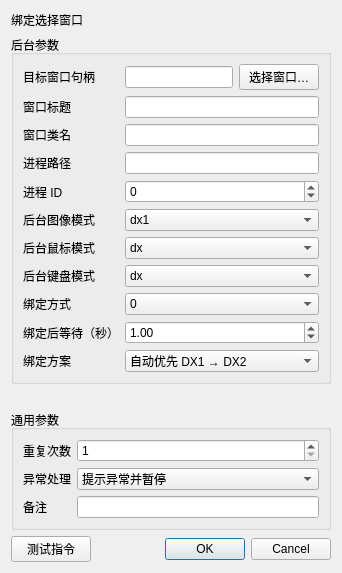
<?xml version="1.0" encoding="UTF-8"?><ui version="4.0"><class>InstructionEditor</class><widget class="QDialog" name="InstructionEditor"><layout class="QVBoxLayout" name="rootLayout"><item><widget class="QLabel" name="titleLabel"><property name="text"><string>绑定选择窗口</string></property></widget></item><item><widget class="QGroupBox" name="parameterGroupBox"><property name="title"><string>后台参数</string></property><layout class="QFormLayout" name="parameterFormLayout"><item row="0" column="0"><widget class="QLabel" name="label_0"><property name="text"><string>目标窗口句柄</string></property></widget></item><item row="0" column="1"><layout class="QHBoxLayout" name="fieldLayout_0"><item><widget class="QLineEdit" name="parameter_0"><property name="text"><string></string></property></widget></item><item><widget class="QPushButton" name="auxiliary_0"><property name="text"><string>选择窗口…</string></property></widget></item></layout></item><item row="1" column="0"><widget class="QLabel" name="label_1"><property name="text"><string>窗口标题</string></property></widget></item><item row="1" column="1"><widget class="QLineEdit" name="parameter_1"><property name="text"><string></string></property></widget></item><item row="2" column="0"><widget class="QLabel" name="label_2"><property name="text"><string>窗口类名</string></property></widget></item><item row="2" column="1"><widget class="QLineEdit" name="parameter_2"><property name="text"><string></string></property></widget></item><item row="3" column="0"><widget class="QLabel" name="label_3"><property name="text"><string>进程路径</string></property></widget></item><item row="3" column="1"><widget class="QLineEdit" name="parameter_3"><property name="text"><string></string></property></widget></item><item row="4" column="0"><widget class="QLabel" name="label_4"><property name="text"><string>进程 ID</string></property></widget></item><item row="4" column="1"><widget class="QSpinBox" name="parameter_4"><property name="minimum"><number>-1000000</number></property><property name="maximum"><number>2147483647</number></property><property name="value"><number>0</number></property></widget></item><item row="5" column="0"><widget class="QLabel" name="label_5"><property name="text"><string>后台图像模式</string></property></widget></item><item row="5" column="1"><widget class="QComboBox" name="parameter_5"><item><property name="text"><string>dx1</string></property></item><item><property name="text"><string>dx2</string></property></item><item><property name="text"><string>dx3</string></property></item><item><property name="text"><string>gdi</string></property></item><item><property name="text"><string>gdi2</string></property></item><item><property name="text"><string>dx</string></property></item></widget></item><item row="6" column="0"><widget class="QLabel" name="label_6"><property name="text"><string>后台鼠标模式</string></property></widget></item><item row="6" column="1"><widget class="QComboBox" name="parameter_6"><item><property name="text"><string>dx</string></property></item><item><property name="text"><string>dx2</string></property></item><item><property name="text"><string>windows</string></property></item><item><property name="text"><string>windows2</string></property></item><item><property name="text"><string>windows3</string></property></item></widget></item><item row="7" column="0"><widget class="QLabel" name="label_7"><property name="text"><string>后台键盘模式</string></property></widget></item><item row="7" column="1"><widget class="QComboBox" name="parameter_7"><item><property name="text"><string>dx</string></property></item><item><property name="text"><string>windows</string></property></item></widget></item><item row="8" column="0"><widget class="QLabel" name="label_8"><property name="text"><string>绑定方式</string></property></widget></item><item row="8" column="1"><widget class="QComboBox" name="parameter_8"><item><property name="text"><string>0</string></property></item><item><property name="text"><string>2</string></property></item></widget></item><item row="9" column="0"><widget class="QLabel" name="label_9"><property name="text"><string>绑定后等待（秒）</string></property></widget></item><item row="9" column="1"><widget class="QDoubleSpinBox" name="parameter_9"><property name="minimum"><double>0</double></property><property name="maximum"><double>10</double></property><property name="value"><double>1</double></property></widget></item><item row="10" column="0"><widget class="QLabel" name="label_10"><property name="text"><string>绑定方案</string></property></widget></item><item row="10" column="1"><widget class="QComboBox" name="parameter_10"><item><property name="text"><string>自动优先 DX1 → DX2</string></property></item><item><property name="text"><string>DX1</string></property></item><item><property name="text"><string>DX2</string></property></item><item><property name="text"><string>GDI 兼容</string></property></item><item><property name="text"><string>GDI2 兼容</string></property></item><item><property name="text"><string>自定义</string></property></item></widget></item></layout></widget></item><item><spacer name="verticalSpacer"><property name="orientation"><enum>Qt::Vertical</enum></property><property name="sizeHint" stdset="0"><size><width>20</width><height>20</height></size></property></spacer></item>
<item><widget class="QGroupBox" name="commonGroupBox"><property name="title"><string>通用参数</string></property><layout class="QFormLayout" name="commonFormLayout">
<item row="0" column="0"><widget class="QLabel" name="repeatLabel"><property name="text"><string>重复次数</string></property></widget></item><item row="0" column="1"><widget class="QSpinBox" name="repeatSpinBox"><property name="minimum"><number>1</number></property><property name="maximum"><number>999999</number></property><property name="value"><number>1</number></property></widget></item>
<item row="1" column="0"><widget class="QLabel" name="errorPolicyLabel"><property name="text"><string>异常处理</string></property></widget></item><item row="1" column="1"><widget class="QComboBox" name="errorPolicyComboBox"><item><property name="text"><string>自动跳过</string></property></item><item><property name="text"><string>提示异常并暂停</string></property></item><item><property name="text"><string>提示异常并停止</string></property></item><property name="currentIndex"><number>1</number></property></widget></item>
<item row="2" column="0"><widget class="QLabel" name="noteLabel"><property name="text"><string>备注</string></property></widget></item><item row="2" column="1"><widget class="QLineEdit" name="noteEdit"/></item>
</layout></widget></item>
<item><layout class="QHBoxLayout" name="footerLayout"><item><widget class="QPushButton" name="testButton"><property name="text"><string>测试指令</string></property></widget></item><item><spacer name="footerSpacer"><property name="orientation"><enum>Qt::Horizontal</enum></property><property name="sizeHint" stdset="0"><size><width>40</width><height>20</height></size></property></spacer></item><item><widget class="QDialogButtonBox" name="buttonBox"><property name="standardButtons"><set>QDialogButtonBox::Cancel|QDialogButtonBox::Ok</set></property></widget></item></layout></item>
</layout></widget><resources/><connections/></ui>
